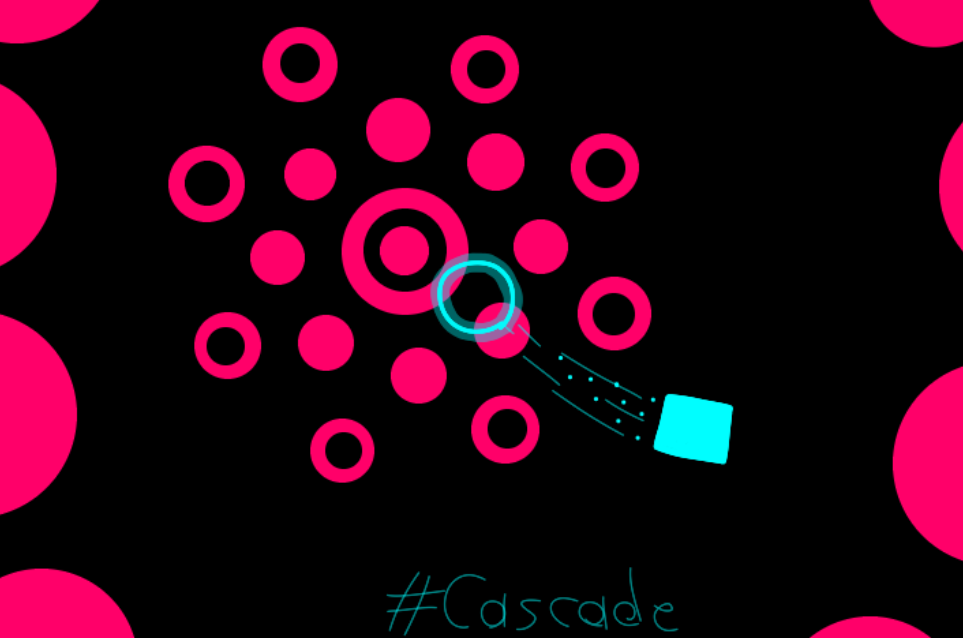
#> input picture image/bg3-main.png, 963 x 638 px, found by its file name
$ python oop6.py
#> lines starting #> are read from the running program, lines starting #| are printed output that depends on the picture; after the words box and inside, x2 and y2 are one past the last pixel; in counts of white or black regions, pixels touching at a corner belong together
import cv2 as cv
import numpy as np

class searchPic :
    def __init__(self,main_img,temp_img) -> None:
#> called with main_img = '../basic_venv/image/bg3-main.png', temp_img = '../basic_venv/image/bg3.png'
        self.main_img = cv.imread(main_img,cv.IMREAD_ANYCOLOR)
#> self.main_img is the input picture: shape (638, 963, 3); mean B, G, R 19.7, 3.3, 39.8
        self.temp_img = cv.imread(temp_img,cv.IMREAD_ANYCOLOR)
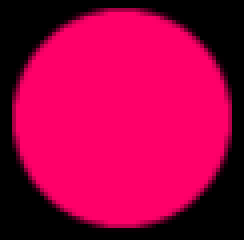
#> input picture image/bg3.png, 61 x 60 px, found by its file name (shown 4 times larger)
#> self.temp_img is the input picture: shape (60, 61, 3); mean B, G, R 67.1, 0, 163.1

    def find(self,debug=False ,accuracym=0.9,text=""):
#> called with debug = True, accuracym = 0.9, text = 'ice'
        result = cv.matchTemplate(self.main_img,self.temp_img,cv.TM_CCOEFF_NORMED)
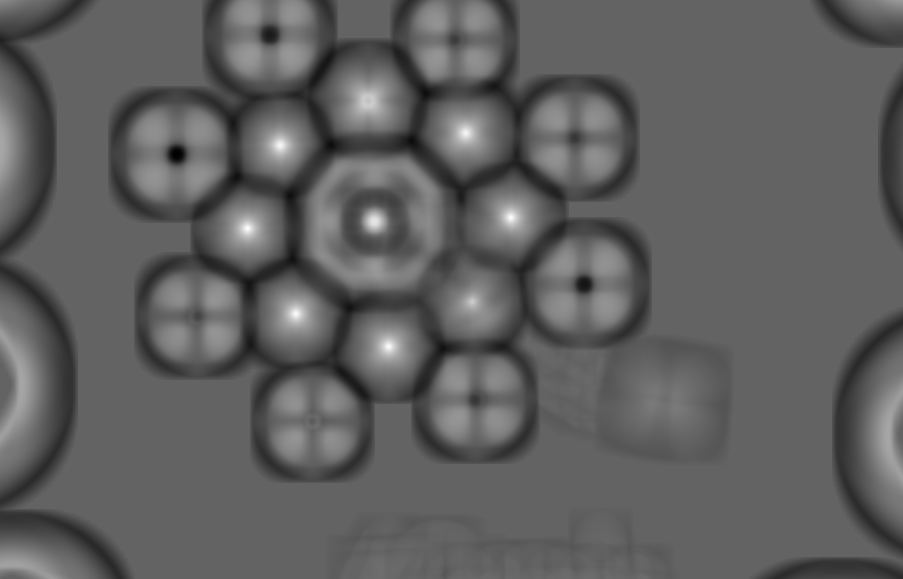
#> result: shape (579, 903) float32; min -0.636, max 1, mean -0.0222; drawn with min black and max white
        # main เป็นตัวหลัก temp เป็นตัวที่ต้องการค้นหา

        _text = text
        accuracy = accuracym

        location = np.where(result >= accuracy)
#> location = 90 positions, rows 131 to 348, columns 245 to 512
        # การหาตำแหน่งภาพที่ต้องการด้วย numpy และ where
        locations = list(zip(*location[::-1]))
#> locations = 90 pairs, first value 245 to 512, second value 131 to 348
        # print(locations)
        height = self.temp_img.shape[0]
#> height = 60
        width = self.temp_img.shape[1]
#> width = 61

            # print(height)
            # print(width)

        rectangle = []
        point = []

        for l in locations:
                font = cv.FONT_HERSHEY_PLAIN
                position = (l[0],l[1]-15)
                fontsize = 2
                color = ((255, 255, 67))
                cv.putText(self.main_img,_text,position,font,fontsize,color,thickness=1)
                rect = [int(l[0]),int(l[1]),width,height]
                rectangle.append(rect)
                rectangle.append(rect)
#> this loop made 90 passes
#> (position, rect) on passes 1 to 12: ((465, 116), [465, 131, 61, 60]), ((464, 117), [464, 132, 61, 60]), ((465, 117), [465, 132, 61, 60]), ((466, 117), [466, 132, 61, 60]), ((464, 118), [464, 133, 61, 60]), ((465, 118), [465, 133, 61, 60]), ((466, 118), [466, 133, 61, 60]), ((465, 119), [465, 134, 61, 60]), ((466, 119), [466, 134, 61, 60]), ((279, 128), [279, 143, 61, 60]), ((280, 128), [280, 143, 61, 60]), ((278, 129), [278, 144, 61, 60])
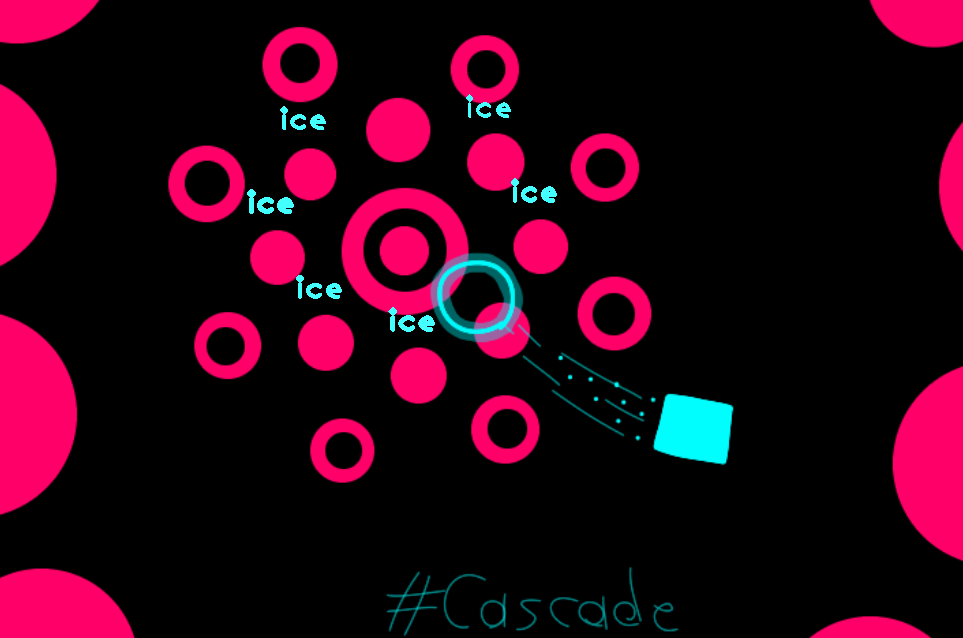
#> self.main_img: shape (638, 963, 3); 0.44% of pixels changed, all inside (x1, y1, x2, y2) = (247, 94, 557, 332)
#> after the loop, rectangle = 180 items, first 6: [465, 131, 61, 60], [465, 131, 61, 60], [464, 132, 61, 60], [464, 132, 61, 60], [465, 132, 61, 60], [465, 132, 61, 60]

        rex,weight = cv.groupRectangles(rectangle,groupThreshold=1,eps=0.5)
#> rex = [[465, 133, 61, 60], [280, 145, 61, 60], [510, 217, 61, 60], [247, 228, 61, 60], [296, 313, 61, 60], [388, 346, 61, 60]]; weight = [18, 26, 32, 42, 28, 34]
        exit

        if len(rex):
            for (x,y,w,h) in rex:
                print(x,y,w,h)
                topleft = (x,y)
                bottomright = (x+w,y+h)
                centerX = int(w/2) + x
                centerY = int(h/2) + y
                point.append((centerX, centerY))


                if debug:

                    cv.rectangle(self.main_img,topleft,bottomright,color=(97,189,92),thickness=4,lineType=cv.LINE_4)
                #หาจุดกึ่งกลางของ width ก่อน
                    cv.drawMarker(self.main_img, (centerX, centerY),color=(255,255,255), thickness=2, markerSize=25, markerType=cv.MARKER_DIAMOND)
#> this loop made 6 passes
#> (x, y, bottomright, centerX, centerY) on passes 1 to 6: (465, 133, (526, 193), 495, 163), (280, 145, (341, 205), 310, 175), (510, 217, (571, 277), 540, 247), (247, 228, (308, 288), 277, 258), (296, 313, (357, 373), 326, 343), (388, 346, (449, 406), 418, 376)
#| 465 133 61 60
#| 280 145 61 60
#| 510 217 61 60
#| 247 228 61 60
#| 296 313 61 60
#| 388 346 61 60
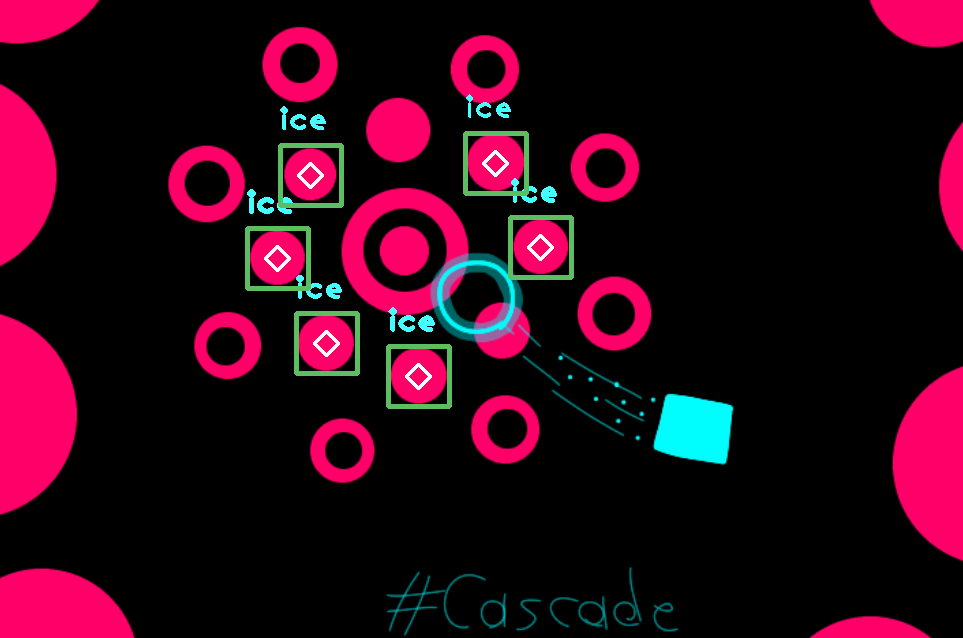
#> self.main_img: shape (638, 963, 3); 1.4% of pixels changed, all inside (x1, y1, x2, y2) = (245, 131, 574, 409)
#> after the loop, point = [(495, 163), (310, 175), (540, 247), (277, 258), (326, 343), (418, 376)]
        else :
            print("PICTURE NOT FOUND")

        if debug:
            print(f'เจอรูปภาพทั้งหมด {len(rex)} รูป')
#| เจอรูปภาพทั้งหมด 6 รูป
            cv.imshow('result',self.main_img)
            cv.waitKey()
            cv.destroyAllWindows()
        return point

findPic = searchPic('../basic_venv/image/bg3-main.png','../basic_venv/image/bg3.png')
findPic.find(debug=True,accuracym=0.9,text="ice")
